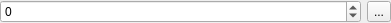
<?xml version="1.0" encoding="UTF-8"?>
<ui version="4.0">
 <class>ObjectSelector</class>
 <widget class="QWidget" name="ObjectSelector">
  <property name="geometry">
   <rect>
    <x>0</x>
    <y>0</y>
    <width>391</width>
    <height>22</height>
   </rect>
  </property>
  <property name="windowTitle">
   <string>Form</string>
  </property>
  <layout class="QHBoxLayout" name="horizontalLayout">
   <property name="leftMargin">
    <number>0</number>
   </property>
   <property name="topMargin">
    <number>0</number>
   </property>
   <property name="rightMargin">
    <number>0</number>
   </property>
   <property name="bottomMargin">
    <number>0</number>
   </property>
   <item>
    <widget class="QSpinBox" name="mObjectSelectionId">
     <property name="minimum">
      <number>-1</number>
     </property>
     <property name="maximum">
      <number>9999999</number>
     </property>
    </widget>
   </item>
   <item>
    <widget class="QToolButton" name="mObjectSelectionEdit">
     <property name="text">
      <string>...</string>
     </property>
    </widget>
   </item>
  </layout>
 </widget>
 <resources/>
 <connections/>
</ui>
